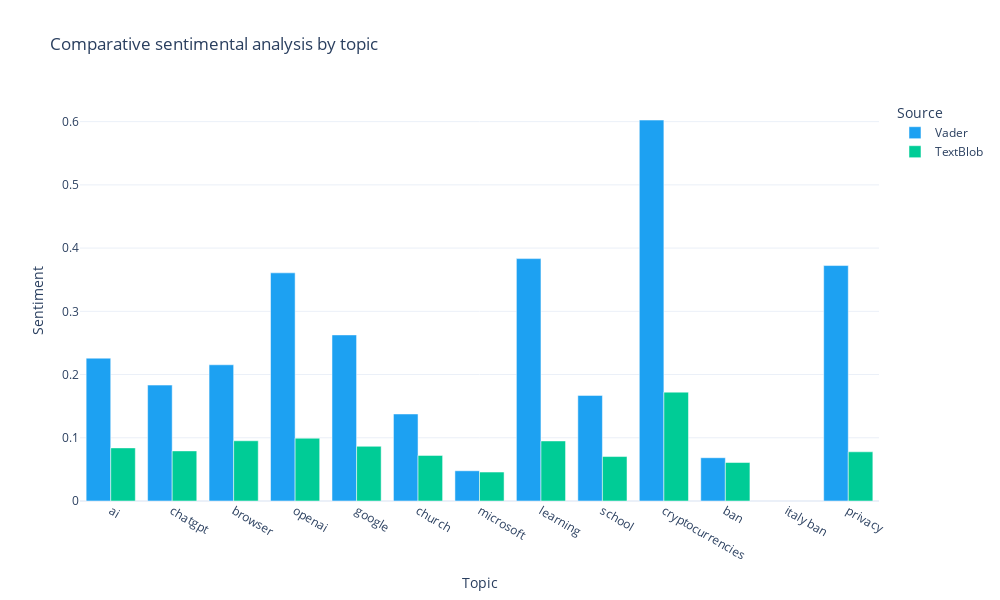

Here is the notebook cell this chart was saved with:
### Code cell
# Plot the sentiment for each topic
fig = px.bar(df_new,x='Topic',y='Sentiment',color='Source',barmode='group',color_discrete_sequence = ['#1DA1F2', '#00CC96'],
             title='Comparative sentimental analysis by topic',template='plotly_white',width=1000, height=600)
fig.show()

### Figure 1 — Plotly figure (JSON) as saved in the notebook; plotly's stock layout.template omitted (floating-point values rounded to 4 significant figures)
{"data": [{"alignmentgroup": "True", "hovertemplate": "Source=Vader<br>Topic=%{x}<br>Sentiment=%{y}<extra></extra>", "legendgroup": "Vader", "marker": {"color": "#1DA1F2", "pattern": {"shape": ""}}, "name": "Vader", "offsetgroup": "Vader", "orientation": "v", "showlegend": true, "textposition": "auto", "type": "bar", "x": ["ai", "chatgpt", "browser", "openai", "google", "church", "microsoft", "learning", "school", "cryptocurrencies", "ban", "italy ban", "privacy"], "xaxis": "x", "y": [0.2259, 0.1833, 0.2154, 0.3608, 0.2627, 0.1376, 0.0478, 0.3833, 0.1671, 0.6025, 0.06845, null, 0.3724], "yaxis": "y"}, {"alignmentgroup": "True", "hovertemplate": "Source=TextBlob<br>Topic=%{x}<br>Sentiment=%{y}<extra></extra>", "legendgroup": "TextBlob", "marker": {"color": "#00CC96", "pattern": {"shape": ""}}, "name": "TextBlob", "offsetgroup": "TextBlob", "orientation": "v", "showlegend": true, "textposition": "auto", "type": "bar", "x": ["ai", "chatgpt", "browser", "openai", "google", "church", "microsoft", "learning", "school", "cryptocurrencies", "ban", "italy ban", "privacy"], "xaxis": "x", "y": [0.084, 0.07923, 0.09526, 0.09934, 0.08651, 0.07213, 0.04582, 0.095, 0.0703, 0.1722, 0.06085, null, 0.07781], "yaxis": "y"}], "layout": {"barmode": "group", "height": 600, "legend": {"title": {"text": "Source"}, "tracegroupgap": 0}, "title": {"text": "Comparative sentimental analysis by topic"}, "width": 1000, "xaxis": {"anchor": "y", "domain": [0, 1], "title": {"text": "Topic"}}, "yaxis": {"anchor": "x", "domain": [0, 1], "title": {"text": "Sentiment"}}}}
